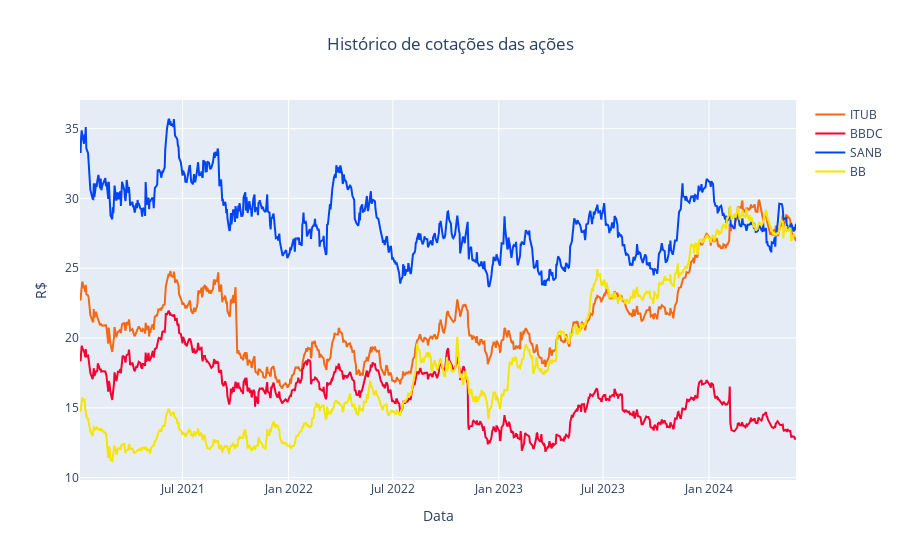

The notebook cell this image was saved under:
### Markdown cell above
Durante o intervalo de tempo de 2021 até maio de 2024, o gráfico Box Plot destaca que o Banco do Brasil teve a maior variação dos preços de seus papéis, enquanto, os demais tiveram variação mais estáveis e próxima entre si.

### Code cell
# Criando gráfico das cotações
figura = px.line(title = 'Histórico de cotações das ações')

for i, coluna in enumerate(df.columns):
    figura.add_scatter(x=df.index, y=df[coluna], name=coluna, line=dict(color=cores[i]))


figura.update_layout(
    xaxis_title='Data',
    yaxis_title='R$',
    title_x=0.5
)

figura.show()

### Figure 1 — Plotly figure (JSON) as saved in the notebook; plotly's stock layout.template omitted (floating-point values rounded to 4 significant figures; data arrays with more than 128 entries replaced by an {"elided": "..."} marker saying what was removed)
{"data": [{"hovertemplate": "<extra></extra>", "legendgroup": "", "line": {"color": "#636efa", "dash": "solid"}, "marker": {"symbol": "circle"}, "mode": "lines", "name": "", "orientation": "v", "showlegend": false, "type": "scatter", "xaxis": "x", "yaxis": "y"}, {"line": {"color": "#F56814"}, "name": "ITUB", "type": "scatter", "x": {"elided": "849 str values"}, "y": {"elided": "849 float values"}}, {"line": {"color": "#F50031"}, "name": "BBDC", "type": "scatter", "x": {"elided": "849 str values"}, "y": {"elided": "849 float values"}}, {"line": {"color": "#0045F5"}, "name": "SANB", "type": "scatter", "x": {"elided": "849 str values"}, "y": {"elided": "849 float values"}}, {"line": {"color": "#F5E600"}, "name": "BB", "type": "scatter", "x": {"elided": "849 str values"}, "y": {"elided": "849 float values"}}], "layout": {"legend": {"tracegroupgap": 0}, "title": {"text": "Histórico de cotações das ações", "x": 0.5}, "xaxis": {"anchor": "y", "domain": [0, 1], "title": {"text": "Data"}}, "yaxis": {"anchor": "x", "domain": [0, 1], "title": {"text": "R$"}}}}
